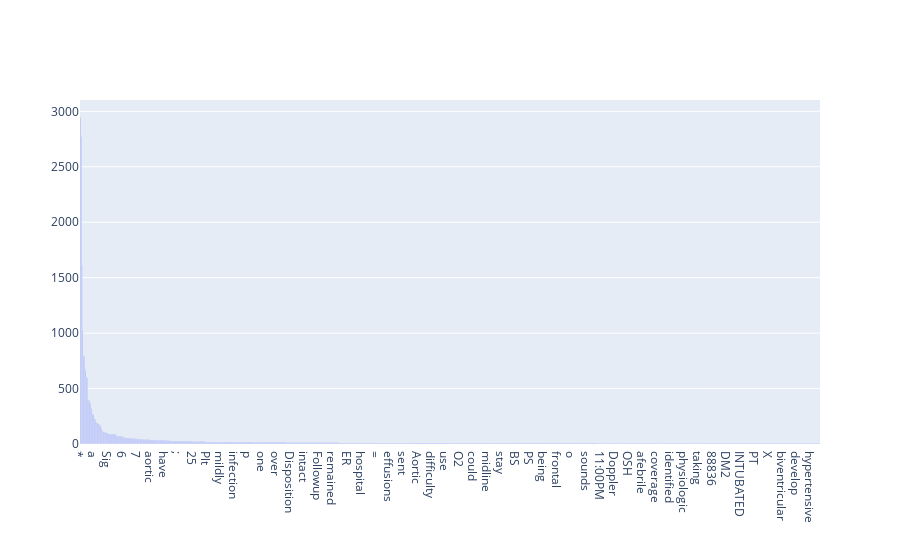

Source (notebook cell):
### Markdown cell above
### Token frequency

### Code cell
from rubrix.metrics.token_classification import token_frequency

token_frequency(name="med7_trf").visualize()

### Figure 1 — Plotly figure (JSON) as saved in the notebook; plotly's stock layout.template omitted (floating-point values rounded to 4 significant figures; data arrays with more than 128 entries replaced by an {"elided": "..."} marker saying what was removed)
{"data": [{"type": "bar", "x": {"elided": "1000 str values"}, "y": {"elided": "1000 int values"}}], "layout": {"autosize": true, "title": {}, "xaxis": {"autorange": true, "range": [-0.5, 999.5], "title": {"text": ""}, "type": "category"}, "yaxis": {"autorange": true, "range": [0, 3102.0], "title": {"text": ""}, "type": "linear"}}}
